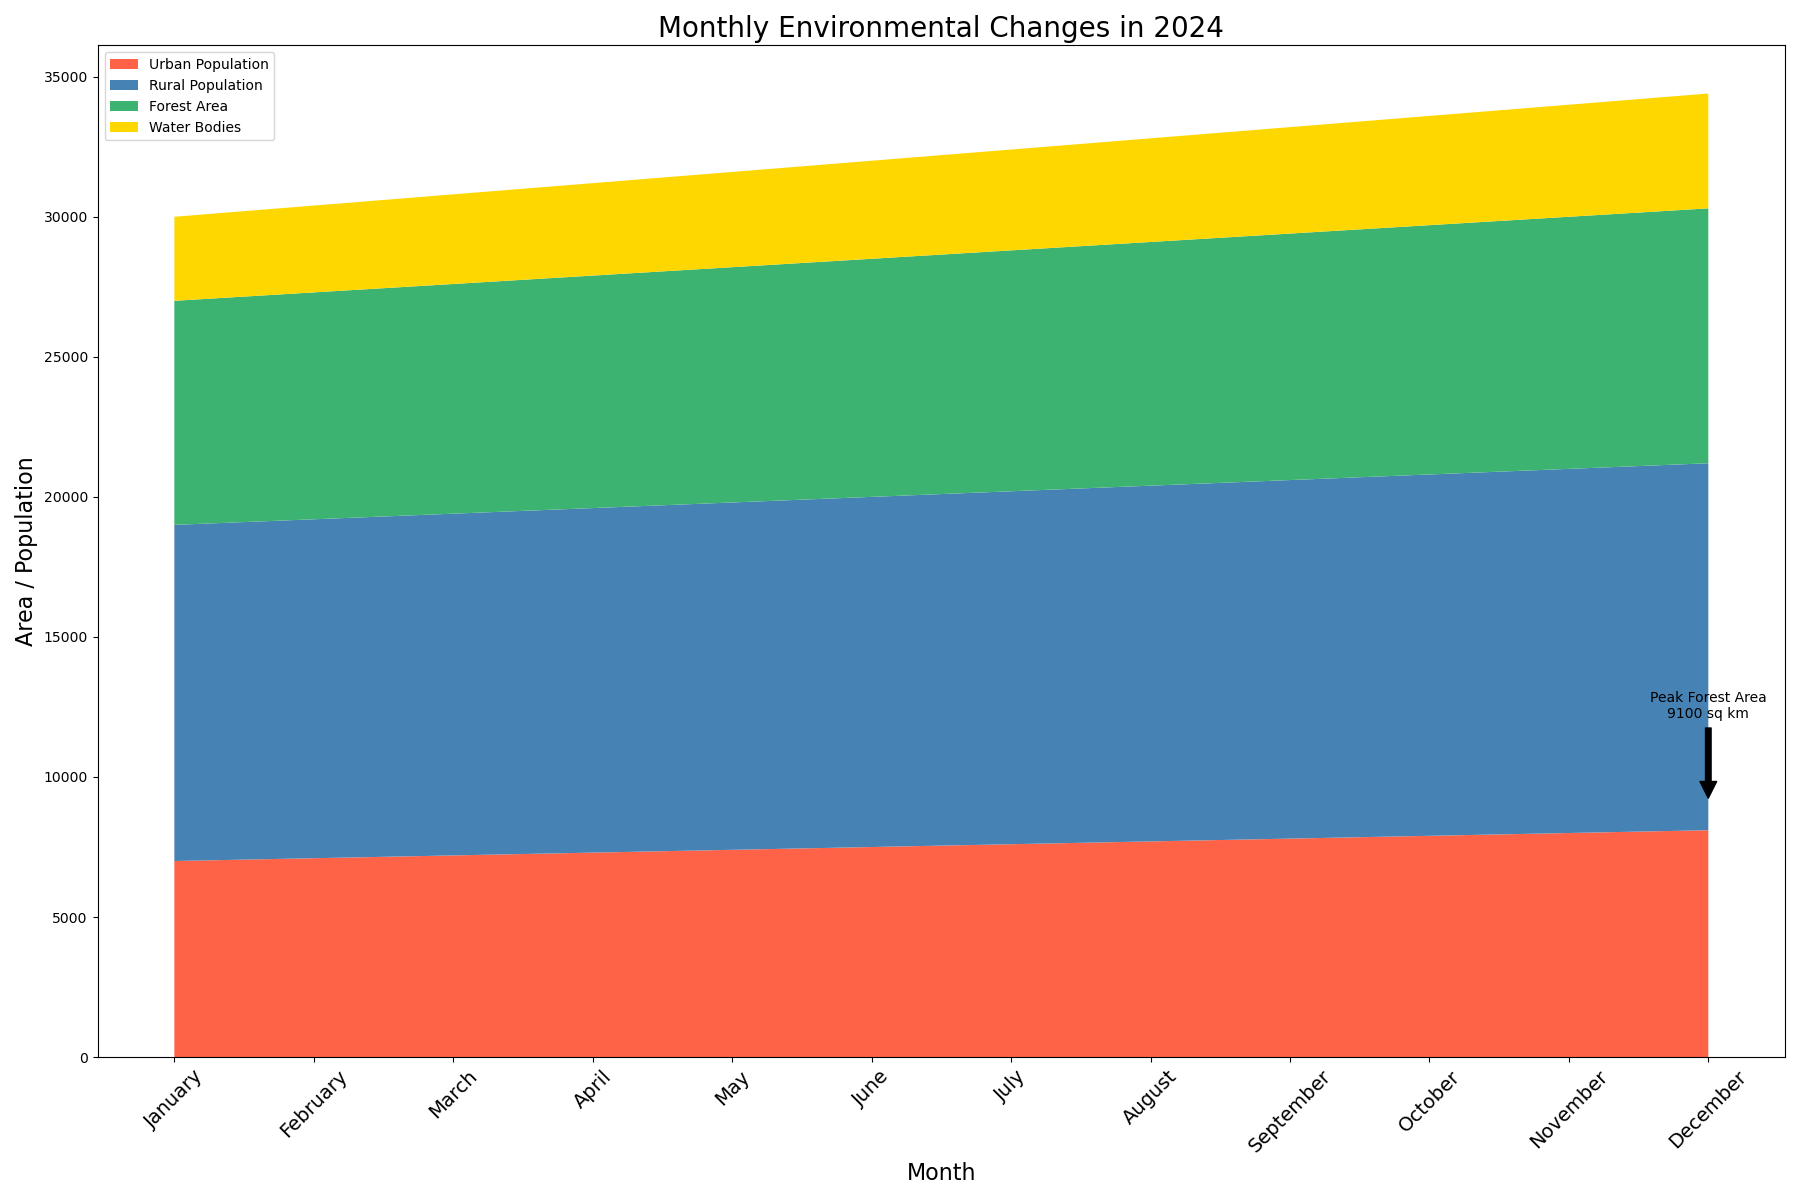

Generate this figure with Python:

import matplotlib.pyplot as plt

# Table data of monthly activities
months = ['January', 'February', 'March', 'April', 'May', 'June', 
          'July', 'August', 'September', 'October', 'November', 'December']
urban_population = [7000, 7100, 7200, 7300, 7400, 7500, 7600, 7700, 7800, 7900, 8000, 8100]
rural_population = [12000, 12100, 12200, 12300, 12400, 12500, 12600, 12700, 12800, 12900, 13000, 13100]
forest_area = [8000, 8100, 8200, 8300, 8400, 8500, 8600, 8700, 8800, 8900, 9000, 9100]
water_bodies = [3000, 3100, 3200, 3300, 3400, 3500, 3600, 3700, 3800, 3900, 4000, 4100]

# Stacked area chart
plt.figure(figsize=(18, 12))
plt.stackplot(months, urban_population, rural_population, forest_area, water_bodies, 
              labels=['Urban Population', 'Rural Population', 'Forest Area', 'Water Bodies'],
              colors=['#FF6347', '#4682B4', '#3CB371', '#FFD700'])

# Customizing the plot with titles, labels and annotations
plt.title('Monthly Environmental Changes in 2024', fontsize=20)
plt.xlabel('Month', fontsize=16)
plt.ylabel('Area / Population', fontsize=16)
plt.legend(loc='upper left')
plt.xticks(rotation=45, fontsize=14)

# Annotation example
peak_forest_area = max(forest_area)
peak_month = months[forest_area.index(peak_forest_area)]
plt.annotate(f'Peak Forest Area\n{peak_forest_area} sq km',
             xy=(peak_month, peak_forest_area),
             xytext=(peak_month, peak_forest_area + 3000),
             arrowprops=dict(facecolor='black', shrink=0.05),
             horizontalalignment='center')

plt.tight_layout()
plt.show()
